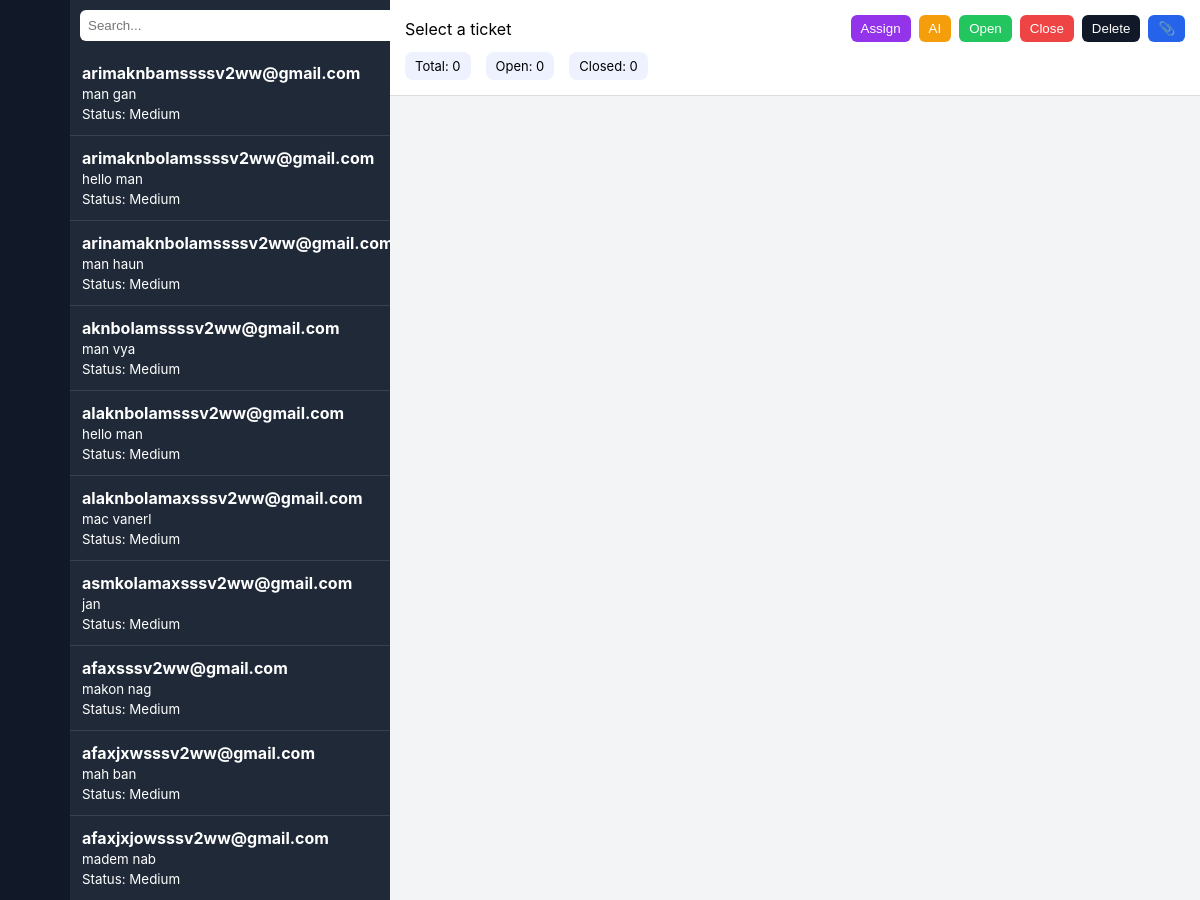
Page /admin (signed in, upper part) on the earlier database version.
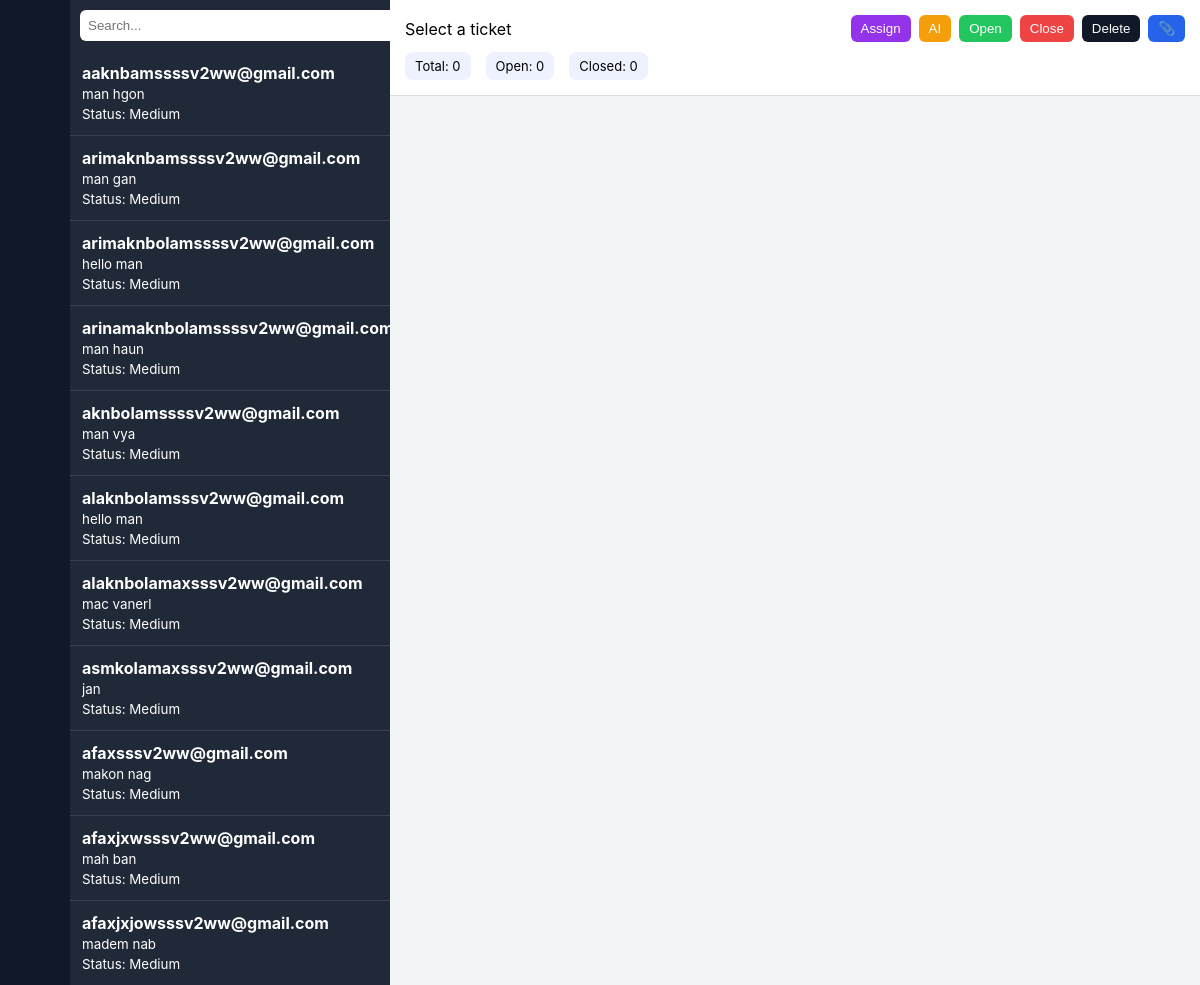
Same page on the later database version.
### tables this page shows
CREATE TABLE tickets (
        id TEXT PRIMARY KEY,
        name TEXT,
        email TEXT,
        subject TEXT,
        priority TEXT,
        status TEXT,
        assigned_to TEXT,
        created_at TEXT
    , tags TEXT, updated_at TEXT, last_reply_at TEXT, closed_at TEXT);

### app.py (the view)
@app.route('/admin')
def admin_dashboard():
    if "admin" not in session:
        return redirect("/admin-login")
    conn = get_db()
    c = conn.cursor()
    c.execute("SELECT * FROM tickets ORDER BY created_at DESC")
    tickets = c.fetchall()
    conn.close()
    return render_template('admin.html', tickets=tickets)

### app.py (called while the page is built)
def get_db():
    conn = sqlite3.connect('database.db', timeout=10)
    conn.row_factory = sqlite3.Row
    return conn

### templates/admin.html (shortened to what this page needs)
<!DOCTYPE html>
<html>
<head>
</head>
<body>
<div class="nav">💬</div>
<div class="sidebar">
<div class="search">
<input id="search" placeholder="Search..." oninput="filterTickets()">
</div>
<div id="ticketList" class="ticket-list">
{% for t in tickets %}
<div class="ticket" data-id="{{t[0]}}">
<b>{{t[2]}}</b><br>
<small>{{t[1]}}</small><br>
<small>Status: {{t[4]}}</small>
</div>
{% endfor %}
</div>
</div>
<div class="main">
<div class="header">
<div class="top-bar">
<div id="ticketTitle">Select a ticket</div>
<div class="controls">
<button class="assign" onclick="assignAgent()">Assign</button>
<button class="ai" onclick="aiReply()">AI</button>
<button class="open" onclick="openTicket()">Open</button>
<button class="close" onclick="closeTicket()">Close</button>
<button class="delete" onclick="deleteTicket()">Delete</button>
<button class="upload" onclick="uploadFile()">📎</button>
</div>
</div>
<div class="analytics">
<div id="totalTickets">Total: 0</div>
<div id="openTickets">Open: 0</div>
<div id="closedTickets">Closed: 0</div>
</div>
</div>
<div id="messages" class="messages"></div>
</div>
</body>
</html>

### templates/admin.html (style rules this page uses)
body { margin:0; font-family:-apple-system,BlinkMacSystemFont,sans-serif; display:flex; height:100vh; background:#f3f4f6; }
.nav { width:70px; background:#111827; color:white; display:flex; justify-content:center; align-items:center; font-size:20px; }
.sidebar { width:320px; background:#1f2937; color:white; display:flex; flex-direction:column; }
.search { padding:10px; }
.search input { width:100%; padding:8px; border-radius:6px; border:none; }
.ticket-list { overflow-y:auto; flex:1; }
.ticket { padding:12px; border-bottom:1px solid #374151; cursor:pointer; position:relative; }
.main { flex:1; display:flex; flex-direction:column; }
.header { padding:15px; background:white; border-bottom:1px solid #ddd; display:flex; flex-direction:column; gap:10px; }
.top-bar { display:flex; justify-content:space-between; align-items:center; }
.analytics { display:flex; gap:15px; font-size:13px; }
.analytics div { background:#eef2ff; padding:6px 10px; border-radius:8px; }
.controls { display:flex; gap:8px; }
button { cursor:pointer; padding:6px 10px; border:none; border-radius:6px; }
.close { background:#ef4444; color:white; }
.open { background:#22c55e; color:white; }
.upload { background:#2563eb; color:white; }
.delete { background:#111827; color:white; }
.assign { background:#9333ea; color:white; }
.ai { background:#f59e0b; color:white; }
.messages { flex:1; padding:20px; overflow-y:auto; display:flex; flex-direction:column; }
input { flex:1; padding:10px; }

Differences in the rows shown:
added tickets: email "aaknbamssssv2ww@gmail.com", name "man hgon", priority "Medium"
